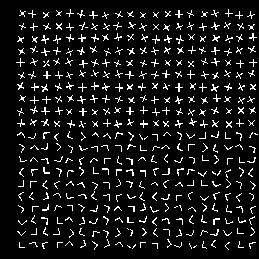
%> input picture texture1.gif, 259 x 259 px, shrunk from 512 x 512 before the run
$ octave main.m   (GNU Octave 9; MATLAB toolbox functions it lacks are replaced by stand-ins)
%> lines starting %> are read from the running program, lines starting %| are printed output that depends on the picture; in (x1, y1, x2, y2) boxes, pixels count from 0 and x2, y2 are one past the last pixel; in counts of white or black regions, pixels touching at a corner belong together; the program's own positions count from 1
### segment.m
function Y = segment(X, A, sigma, threshold)
%input: X is the image to decide threshold, A is the original image
%       sigma is the distance to the edge

[m,n] = size(X);
Y = (X >= threshold);
Y= Y*255;
Y([1:4*sigma m-4*sigma + 1:m],:) = 125;
Y(:,[1:4*sigma n-4*sigma + 1:n]) = 125;
%A = cat(3, A, Y, zeros(size(A)));
A = imfuse(A,Y, 'ColorChannels', 'red-cyan');
figure();
imshow(A);
fprintf('The part that could be segemented is: \n');
fprintf('x: %d to %d; y: %d to %d. \n', 4*sigma + 1, m-4*sigma, 4*sigma + 1, n-4*sigma);
end

### g.m
function output = g(sigma, x)
% This function implements circularly-symmetric Gaussian.
% Input is the value of sigma, the coordinates x and y of the pixel.
% Output is the computation result of circularly-symmetric Gaussian.

output = (1/(2*pi*sigma^2))*exp(-(x^2)/(2*sigma^2));

end

### hx.m
function a = hx(F, theta, sigma, x)
% This function implements h(x,y) separable
% Input is F, theta, sigma, and x
% Output is the result after gabor filter
a = 1/(2*pi*sigma^2) * exp(-x^2/(2*sigma^2))*exp(complex(0, 2*pi *F*x*cosd(theta)));

end

### hy.m
function a = hy(F, theta, sigma, y)
% This function implements h(x,y) separable
% Input is F, theta, sigma, and x
% Output is the result after gabor filter
a = 1/(2*pi*sigma^2) * exp(-y^2/(2*sigma^2))*exp(complex(0, 2*pi*F*y*sind(theta)));

end

### main.m
%% Texture 1
F = 0.042;
theta = 0;
sigma = 24;

hx_score = zeros(1,4*sigma+1);
hy_score = zeros(1,4*sigma+1);
for i = 1:4*sigma+1
    hx_score(i) = hx(F, theta, sigma,i-2*sigma-1);
    hy_score(i) = hy(F, theta, sigma,i-2*sigma-1);
end

img1 = imread('texture1.gif');
%> img1: size 259x259 uint8; values 0 (black) and 1 (white), 9% white in thin lines or dots, all inside (x1, y1, x2, y2) = (16, 9, 258, 250)
img1 = cast(img1, 'double');
figure()
imshow(img1);
title('texture1');
[m,n] = size(img1);
%> m = 259; n = 259
new_img1 = zeros(m,n);
new_img10 = zeros(m,n);
for i = 2*sigma+1:m-sigma*2
    for j = 2*sigma+1:n - sigma*2
        new_img1(i,j) = hx_score(1,:)*img1(i-2*sigma:i+2*sigma,j);
    end
end

for i = 2*sigma+1:m-sigma*2
    for j = 2*sigma+1:n - sigma*2
        new_img10(i,j) =  new_img1(i, j-2*sigma:j+2*sigma)*hy_score(1,:)';
    end
end
new_img10 = abs(new_img10);

figure()
gray1 = mat2gray(new_img10(2*sigma+1:m-2*sigma, 2*sigma+1:n-2*sigma));
imshow(gray1);
figure()
surf(new_img10(4*sigma+1:m-4*sigma, 4*sigma+1:n-4*sigma));
xlabel('x');
ylabel('y');
zlabel('m(x,y)');
shading interp;

% Smooth
sigma_s = 24;
g_score = zeros(1,4*sigma_s+1);
for i = 1:4*sigma_s+1
    g_score(i) = g(sigma_s,i-2*sigma_s-1);
end
[m,n] = size(new_img1);
new_img1_smooth = zeros(m,n);
new_img10_smooth = zeros(m,n);

for i = 2*sigma_s+1:m-sigma_s*2
    for j = 2*sigma_s+1:n - sigma_s*2
        new_img1_smooth(i,j) = g_score(1,:)*new_img10(i-2*sigma_s:i+2*sigma_s,j);
    end
end

for i = 2*sigma_s+1:m-sigma_s*2
    for j = 2*sigma_s+1:n - sigma_s*2
        new_img10_smooth(i,j) =  new_img1_smooth(i, j-2*sigma_s:j+2*sigma_s)*g_score(1,:)';

    end
end
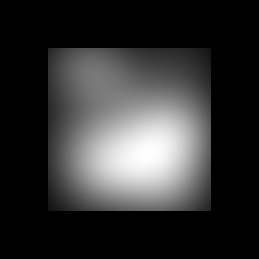
%> new_img10_smooth: size 259x259 double; min 0, max 4.85e-10, mean 9.64e-11; drawn with min black and max white
new_img10_smooth = abs(new_img10_smooth);
figure()
gray1_s = mat2gray(new_img10_smooth(2*sigma_s+1:m-2*sigma_s,2*sigma_s+1:n-2*sigma_s));
imshow(gray1_s);
figure()
surf(new_img10_smooth(4*sigma_s+1:m-4*sigma_s, 4*sigma_s+1:n-4*sigma_s));
xlabel('x');
ylabel('y');
zlabel('m(x,y)');
shading interp;

segment(new_img10_smooth, img1, 24, 3.6e-9);
%> in segment, `Y = (X >= threshold);`: Y: size 259x259 logical; every value is 0
%> in segment, `Y= Y*255;`: Y: size 259x259 double; every value is 0
%> in segment, `Y([1:4*sigma m-4*sigma + 1:m],:) = 125;`: Y: size 259x259 double; values 0 (black) and 125 (white), 74.1% white; 1 black region, box (x1, y1, x2, y2) and area: (0, 96, 259, 163) 17353
%> in segment, `Y(:,[1:4*sigma n-4*sigma + 1:n]) = 125;`: Y: size 259x259 double; values 0 (black) and 125 (white), 93.3% white; 1 black region, box (x1, y1, x2, y2) and area: (96, 96, 163, 163) 4489
%| x: 97 to 163; y: 97 to 163.

%% texture2
F = 0.059;
theta = 135;
sigma = 8;
hx_score = zeros(1,4*sigma+1);
hy_score = zeros(1,4*sigma+1);
for i = 1:4*sigma+1
    hx_score(i) = hx(F, theta, sigma,i-2*sigma-1);
    hy_score(i) = hy(F, theta, sigma,i-2*sigma-1);
end

img2 = imread('texture2.gif');
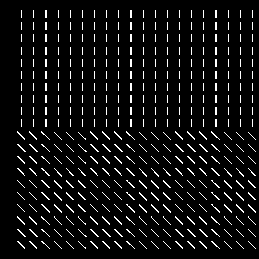
%> input picture texture2.gif, 259 x 259 px, shrunk from 512 x 512 before the run
%> img2: size 259x259 uint8; values 0 (black) and 1 (white), 6.4% white in thin lines or dots, all inside (x1, y1, x2, y2) = (17, 10, 256, 249)
img2 = cast(img2, 'double');
figure()
imshow(img2);
title('texture2');
[m,n] = size(img2);
new_img2 = zeros(m,n);
new_img20 = zeros(m,n);
for i = 2*sigma+1:m-sigma*2
    for j = 2*sigma+1:n - sigma*2
        new_img2(i,j) = hx_score(1,:)*img2(i-2*sigma:i+2*sigma,j);
    end
end

for i = 2*sigma+1:m-sigma*2
    for j = 2*sigma+1:n - sigma*2
        new_img20(i,j) =  new_img2(i, j-2*sigma:j+2*sigma)*hy_score(1,:)';
    end
end
new_img20 = abs(new_img20);
figure()
gray2 = mat2gray(new_img20(2*sigma+1:m-2*sigma, 2*sigma+1:n-2*sigma));
imshow(gray2);
figure()
surf(new_img20(4*sigma+1:m-4*sigma, 4*sigma+1:n-4*sigma));
xlabel('x');
ylabel('y');
zlabel('m(x,y)');
shading interp;

% Smooth
sigma_s = 24;
g_score = zeros(1,4*sigma_s+1);
for i = 1:4*sigma_s+1
    g_score(i) = g(sigma_s,i-2*sigma_s-1);
end
[m,n] = size(new_img2);
new_img2_smooth = zeros(m,n);
new_img20_smooth = zeros(m,n);

for i = 2*sigma_s+1:m-sigma_s*2
    for j = 2*sigma_s+1:n - sigma_s*2
        new_img2_smooth(i,j) = g_score(1,:)*new_img2(i-2*sigma_s:i+2*sigma_s,j);
    end
end

for i = 2*sigma_s+1:m-sigma_s*2
    for j = 2*sigma_s+1:n - sigma_s*2
        new_img20_smooth(i,j) =  new_img2_smooth(i, j-2*sigma_s:j+2*sigma_s)*g_score(1,:)';
    end
end
new_img20_smooth = abs(new_img20_smooth);


figure()
gray2_s = mat2gray(new_img20_smooth(2*sigma_s+1:m-2*sigma_s, 2*sigma_s+1:n-2*sigma_s));
imshow(gray2_s);
figure()
surf(new_img20_smooth(4*sigma_s+1:m-4*sigma_s, 4*sigma_s+1:n-4*sigma_s));
xlabel('x');
ylabel('y');
zlabel('m(x,y)');
shading interp;
segment(new_img20_smooth,img2, 24,9*1e-8);
%> call 2 of segment, with sigma = 24, threshold = 9e-08
%> in segment (call 2), `Y = (X >= threshold);`: Y: size 259x259 logical; 13.5% white; 1 white region, box (x1, y1, x2, y2) and area: (67, 117, 190, 211) 9077
%> in segment (call 2), `Y(:,[1:4*sigma n-4*sigma + 1:n]) = 125;`:
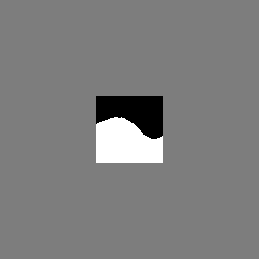
%> Y: size 259x259 double; min 0, max 255, mean 126
%| x: 97 to 163; y: 97 to 163.

%% d9d77
F = 0.063;
theta = 60;
sigma = 36;
hx_score = zeros(1,4*sigma+1);
hy_score = zeros(1,4*sigma+1);
for i = 1:4*sigma+1
    hx_score(i) = hx(F, theta, sigma,i-2*sigma-1);
    hy_score(i) = hy(F, theta, sigma,i-2*sigma-1);
end

img3 = imread('d9d77.gif');
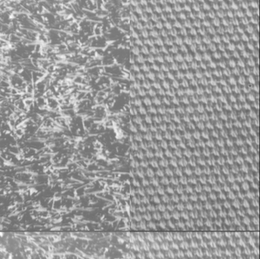
%> input picture d9d77.gif, 260 x 259 px, shrunk from 513 x 512 before the run
%> img3: size 259x260 uint8; min 0, max 188, mean 91.9
figure();
imshow(img3);
title('d9d77');
img3 = cast(img3, 'double');
%> img3: size 259x260 double
[m,n] = size(img3);
%> n = 260
new_img3 = zeros(m,n);
new_img30 = zeros(m,n);
for i = 2*sigma+1:m-sigma*2
    for j = 2*sigma+1:n - sigma*2
        new_img3(i,j) = hx_score(1,:)*img3(i-2*sigma:i+2*sigma,j);
    end
end

for i = 2*sigma+1:m-sigma*2
    for j = 2*sigma+1:n - sigma*2
        new_img30(i,j) =  new_img3(i, j-2*sigma:j+2*sigma)*hy_score(1,:)';
    end
end
new_img30 = abs(new_img30);
figure()
gray3 = mat2gray(new_img30(2*sigma+1:m-sigma*2, 2*sigma+1:n-sigma*2));
imshow(gray3);
figure()
surf(new_img30(3*sigma+1:m-sigma*3, 3*sigma+1:n-sigma*3));
xlabel('x');
ylabel('y');
zlabel('m(x,y)');
shading interp;
%Segmentation
segment(new_img30, img3, 20,0.5e-3);
%> in segment (call 3), `Y = (X >= threshold);`: Y: size 259x260 logical; every value is 0
%> in segment (call 3), `Y= Y*255;`: Y: size 259x260 double; every value is 0
%> in segment (call 3), `Y([1:4*sigma m-4*sigma + 1:m],:) = 125;`: Y: size 259x260 double; values 0 (black) and 125 (white), 61.8% white; 1 black region, box (x1, y1, x2, y2) and area: (0, 80, 260, 179) 25740
%> in segment (call 3), `Y(:,[1:4*sigma n-4*sigma + 1:n]) = 125;`: Y: size 259x260 double; values 0 (black) and 125 (white), 85.3% white; 1 black region, box (x1, y1, x2, y2) and area: (80, 80, 180, 179) 9900
%| x: 81 to 179; y: 81 to 180.

%% d4d29
F = 0.6038;
theta = -50.5;
sigma = 8;
hx_score = zeros(1,4*sigma+1);
hy_score = zeros(1,4*sigma+1);
for i = 1:4*sigma+1
    hx_score(i) = hx(F, theta, sigma,i-2*sigma-1);
    hy_score(i) = hy(F, theta, sigma,i-2*sigma-1);
end

img4 = imread('d4d29.gif');
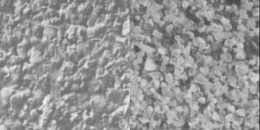
%> input picture d4d29.gif, 260 x 130 px, shrunk from 513 x 256 before the run
%> img4: size 130x260 uint8; min 0, max 184, mean 94.9
figure();
imshow(img4);
title('d4d29');
img4 = cast(img4, 'double');
%> img4: size 130x260 double
[m,n] = size(img4);
%> m = 130
new_img4 = zeros(m,n);
new_img40 = zeros(m,n);
for i = 2*sigma+1:m-sigma*2
    for j = 2*sigma+1:n - sigma*2
        new_img4(i,j) = hx_score(1,:)*img4(i-2*sigma:i+2*sigma,j);
    end
end

for i = 2*sigma+1:m-sigma*2
    for j = 2*sigma+1:n - sigma*2
        new_img40(i,j) =  new_img4(i, j-2*sigma:j+2*sigma)*hy_score(1,:)';
        %new_img40(i,j) = abs(new_img40(i,j));
    end
end
new_img40 = abs(new_img40);

figure()
gray4=mat2gray(new_img40(2*sigma+1:m-sigma*2, 2*sigma+1:n-sigma*2));
imshow(gray4)
figure()
surf(new_img40(2*sigma+1:m-sigma*2, 2*sigma+1:n-sigma*2));
xlabel('x');
ylabel('y');
zlabel('m(x,y)');
shading interp;

% Smooth
sigma_s = 30;
g_score = zeros(1,4*sigma_s+1);
for i = 1:4*sigma_s+1
    g_score(i) = g(sigma_s,i-2*sigma_s-1);
end
[m,n] = size(new_img4);
new_img4_smooth = zeros(m,n);
new_img40_smooth = zeros(m,n);

for i = 2*sigma_s+1:m-sigma_s*2
    for j = 2*sigma_s+1:n - sigma_s*2
        new_img4_smooth(i,j) = g_score(1,:)*new_img40(i-2*sigma_s:i+2*sigma_s,j);
    end
end

for i = 2*sigma_s+1:m-sigma_s*2
    for j = 2*sigma_s+1:n - sigma_s*2
        new_img40_smooth(i,j) =  new_img4_smooth(i, j-2*sigma_s:j+2*sigma_s)*g_score(1,:)';
    end
end
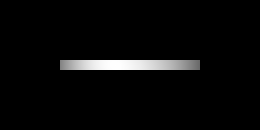
%> new_img40_smooth: size 130x260 double; min 0, max 1.07e-08, mean 3.57e-10; drawn with min black and max white
new_img40_smooth = abs(new_img40_smooth);

figure()
gray4_s = mat2gray(new_img40_smooth(2*sigma_s+1:m-sigma_s*2, 2*sigma_s+1:n-sigma_s*2));
imshow(gray4_s);
figure()
surf(new_img40_smooth(3*sigma_s+1:m-sigma_s*3, 3*sigma_s+1:n-sigma_s*3));
xlabel('x');
ylabel('y');
zlabel('m(x,y)');
shading interp;
segment(new_img40_smooth, img4, 20, 9.9e-9);
%> call 4 of segment, with sigma = 20, threshold = 9.9e-09
%> in segment (call 4), `Y = (X >= threshold);`: Y: size 130x260 logical; 1.4% white; 1 white region, box (x1, y1, x2, y2) and area: (93, 60, 142, 70) 479
%> in segment (call 4), `Y([1:4*sigma m-4*sigma + 1:m],:) = 125;`: Y: size 130x260 double; every value is 125
%> in segment (call 4), `A = imfuse(A,Y, 'ColorChannels', 'red-cyan');`:
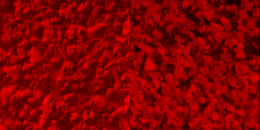
%> A: size 130x260x3 uint8; mean R, G, B 131.5, 0, 0
%| x: 81 to 50; y: 81 to 180.
